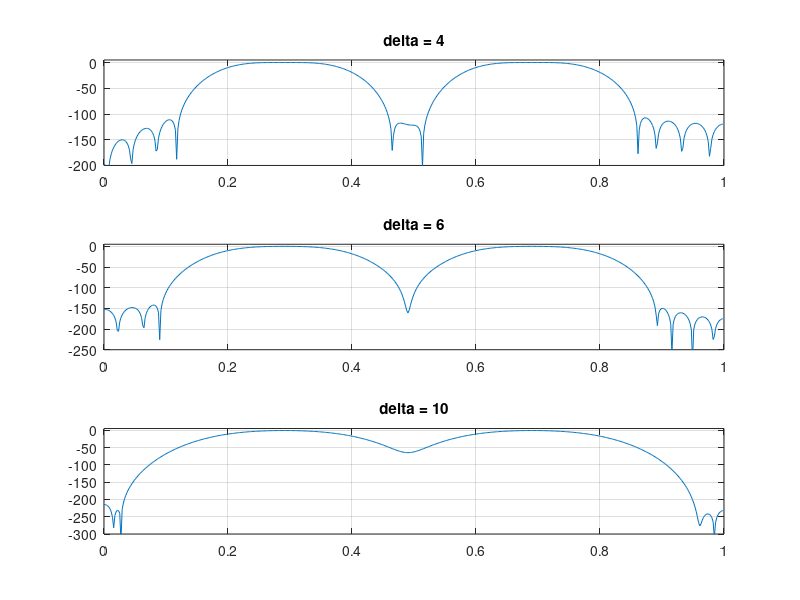

Write MATLAB code to recreate this figure.
clear
N = 40;
f = [0 0.2 0.2 0.4 0.4 0.6 0.6 0.8 0.8 1];
a = [0 0 1 1 0 0 1 1 0 0];

delta = 4;
h = fir2(N,f,a,kaiser(N+1,delta));
[h1, w1] = freqz(h,1);
subplot(3,1,1);
plot(w1 / pi, 20 * log(abs(h1)));
axis([0,1,-200,5]);
grid;
title('delta = 4');

delta = 6;
h = fir2(N,f,a,kaiser(N+1,delta));
[h2, w2] = freqz(h,1);
subplot(3,1,2);
plot(w2 / pi, 20 * log(abs(h2)));
axis([0,1,-250,5]);
grid;
title('delta = 6');

delta = 10;
h = fir2(N,f,a,kaiser(N+1,delta));
[h3, w3] = freqz(h,1);
subplot(3,1,3);
plot(w3 / pi, 20 * log(abs(h3)));
axis([0,1,-300,5]);
grid;
title('delta = 10');